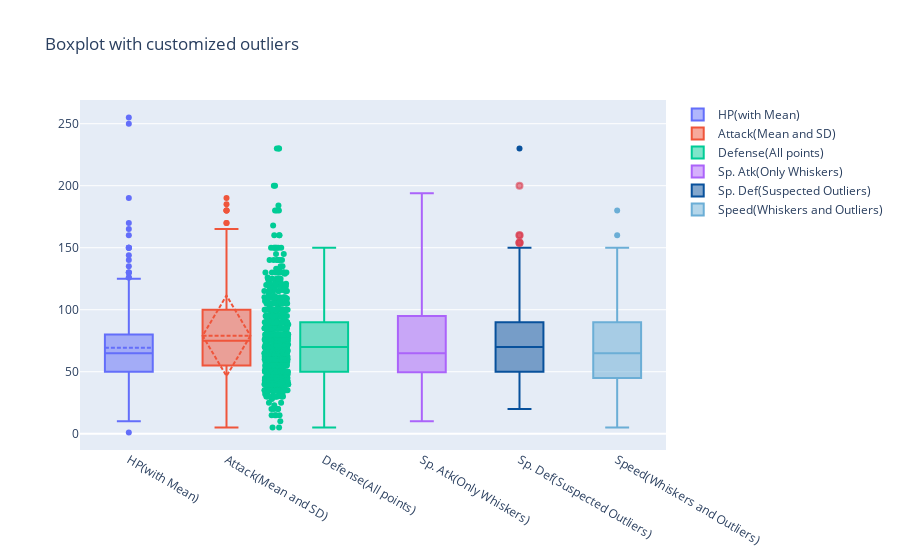

The code cell stored with this chart in its notebook:
### Code cell
trace0 = go.Box(
    y=df["HP"],
    boxmean = True,
    name="HP(with Mean)"
)
trace1 = go.Box(
    y=df["Attack"],
    boxmean = 'sd',
    name="Attack(Mean and SD)"
)
trace2 = go.Box(
    y=df["Defense"],
    jitter = 0.5,
    pointpos = -2,
    boxpoints = 'all',
    name = "Defense(All points)"
)
trace3 = go.Box(
    y=df["Sp. Atk"],
    boxpoints = False,
    name = "Sp. Atk(Only Whiskers)"
)
trace4 = go.Box(
    y=df["Sp. Def"],
    boxpoints = 'suspectedoutliers',
    marker = dict(
        outliercolor = 'rgba(219, 64, 82, 0.6)',
        line = dict(
            outliercolor = 'rgba(219, 64, 82, 0.6)',
            outlierwidth = 2)),
    line = dict(
        color = 'rgb(8,81,156)'),
    name = "Sp. Def(Suspected Outliers)"
)
trace5 = go.Box(
    y=df["Speed"],
    boxpoints = 'outliers',
    line = dict(
        color = 'rgb(107,174,214)'),
    name = "Speed(Whiskers and Outliers)"
)

layout = go.Layout(
    title = "Boxplot with customized outliers"
)
data = [trace0, trace1, trace2, trace3, trace4, trace5]
fig = go.Figure(data=data,layout=layout)
iplot(fig, filename = "Customized Boxplot")

### Figure 1 — Plotly figure (JSON) as saved in the notebook; plotly's stock layout.template omitted (floating-point values rounded to 4 significant figures; data arrays with more than 128 entries replaced by an {"elided": "..."} marker saying what was removed)
{"data": [{"boxmean": true, "name": "HP(with Mean)", "type": "box", "y": {"elided": "800 int values"}}, {"boxmean": "sd", "name": "Attack(Mean and SD)", "type": "box", "y": {"elided": "800 int values"}}, {"boxpoints": "all", "jitter": 0.5, "name": "Defense(All points)", "pointpos": -2, "type": "box", "y": {"elided": "800 int values"}}, {"boxpoints": false, "name": "Sp. Atk(Only Whiskers)", "type": "box", "y": {"elided": "800 int values"}}, {"boxpoints": "suspectedoutliers", "line": {"color": "rgb(8,81,156)"}, "marker": {"line": {"outliercolor": "rgba(219, 64, 82, 0.6)", "outlierwidth": 2}, "outliercolor": "rgba(219, 64, 82, 0.6)"}, "name": "Sp. Def(Suspected Outliers)", "type": "box", "y": {"elided": "800 int values"}}, {"boxpoints": "outliers", "line": {"color": "rgb(107,174,214)"}, "name": "Speed(Whiskers and Outliers)", "type": "box", "y": {"elided": "800 int values"}}], "layout": {"autosize": true, "title": {"text": "Boxplot with customized outliers"}, "xaxis": {"autorange": true, "range": [-0.5, 5.5], "type": "category"}, "yaxis": {"autorange": true, "range": [-13.11, 269.1], "type": "linear"}}}
